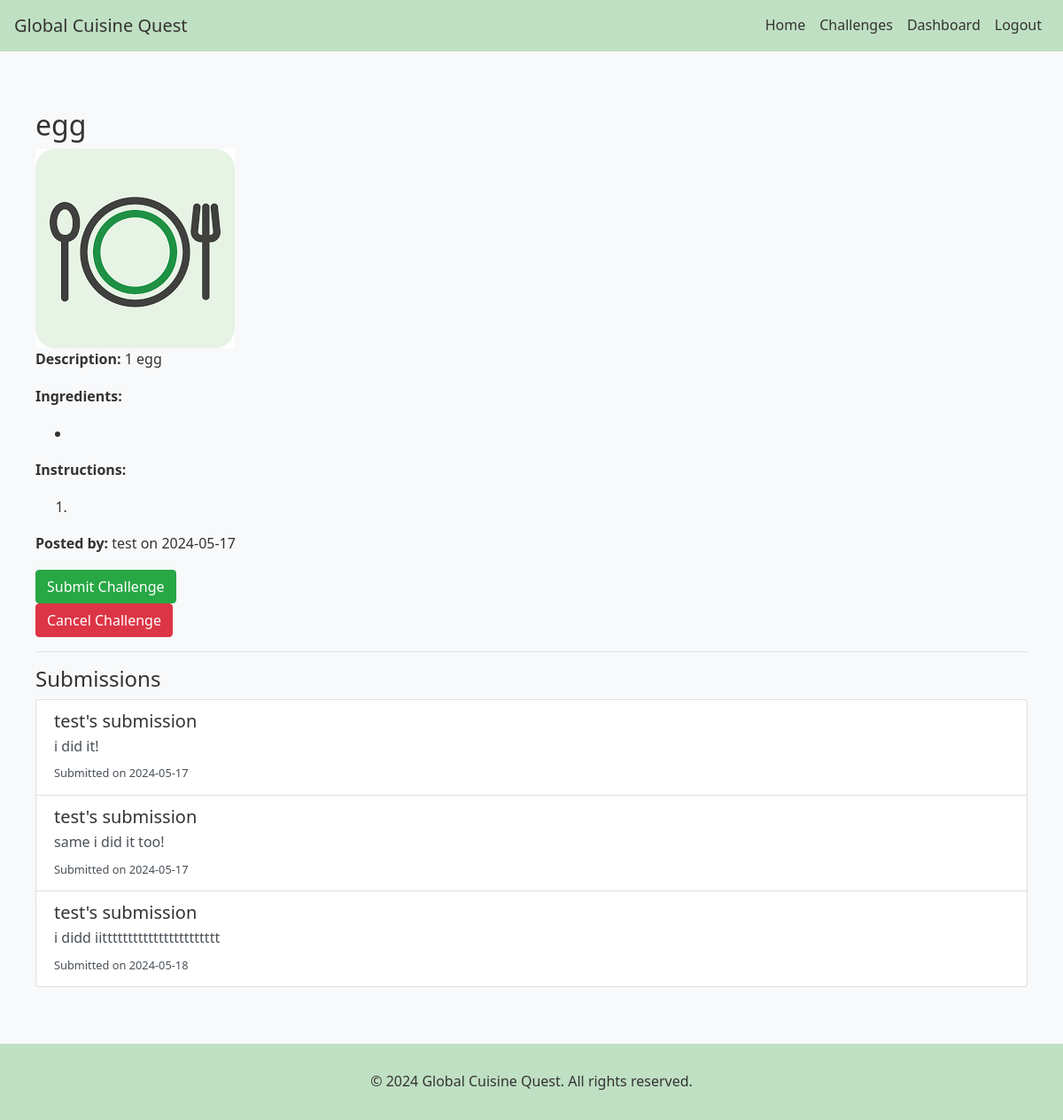
The page /challenge/4 (signed in) on the database its author committed.
### globalcuisine/models.py (models this page shows, shortened)
class Challenge(db.Model):
    id = db.Column(db.Integer, primary_key=True)
    title = db.Column(db.String(100), nullable=False)
    recipe_type = db.Column(db.String(100), nullable=False)
    description = db.Column(db.Text, nullable=False)
    is_recipe = db.Column(db.Boolean, nullable=False)
    ingredients = db.Column(db.Text, nullable=False)
    recipe_instructions = db.Column(db.Text, nullable=False)
    created_at = db.Column(db.DateTime, nullable=False, default=datetime.utcnow)
    cuisine_type = db.Column(db.String(100))  # Make sure this line exists
    cuisine_style = db.Column(db.String(100))  # Make sure this line exists
    difficulty_level = db.Column(db.String(50), nullable=False)
    image_filename = db.Column(db.String(255))
    user_id = db.Column(db.Integer, db.ForeignKey('user.id'), nullable=False)
    submissions = db.relationship('Submission', backref='challenge', lazy=True)
    active_users = db.relationship('ActiveChallenge', backref='challenge', lazy=True)
    completed_users = db.relationship('CompletedChallenge', backref='challenge', lazy=True)

class User(UserMixin, db.Model):
    id = db.Column(db.Integer, primary_key=True)
    username = db.Column(db.String(100), unique=True, nullable=False)
    email = db.Column(db.String(120), unique=True, nullable=False)
    password_hash = db.Column(db.String(128))
    challenges = db.relationship('Challenge', backref='author', lazy=True)
    submissions = db.relationship('Submission', backref='user', lazy=True)
    active_challenges = db.relationship('ActiveChallenge', backref='user', lazy=True)
    completed_challenges = db.relationship('CompletedChallenge', backref='user', lazy=True)

class Submission(db.Model):
    id = db.Column(db.Integer, primary_key=True)
    comment = db.Column(db.Text)
    created_at = db.Column(db.DateTime, nullable=False, default=datetime.utcnow)
    user_id = db.Column(db.Integer, db.ForeignKey('user.id'), nullable=False)
    challenge_id = db.Column(db.Integer, db.ForeignKey('challenge.id'), nullable=False)

### globalcuisine/main.py (the view)
@main.route('/challenge/<int:challenge_id>')
@login_required
def challenge_detail(challenge_id):
    challenge = Challenge.query.get_or_404(challenge_id)
    active_challenge = ActiveChallenge.query.filter_by(user_id=current_user.id, challenge_id=challenge_id).first()
    completed_challenge = CompletedChallenge.query.filter_by(user_id=current_user.id, challenge_id=challenge_id).first()
    submissions = Submission.query.filter_by(challenge_id=challenge_id).all()
    return render_template('challenge_detail.html', challenge=challenge, active_challenge=active_challenge,
                           completed_challenge=completed_challenge, submissions=submissions)

### globalcuisine/templates/challenge_detail.html
{% extends "base.html" %}
{% block content %}
<div class="container mt-4">
    <h2>{{ challenge.title }}</h2>
    <img src="{{ url_for('static', filename='images/' ~ challenge.image_filename) }}" alt="{{ challenge.title }}" class="img-fluid">
    <p><strong>Description:</strong> {{ challenge.description }}</p>
    <p><strong>Ingredients:</strong></p>
    <ul>
        {% for ingredient in challenge.ingredients.split(',') %}
            <li>{{ ingredient }}</li>
        {% endfor %}
    </ul>
    <p><strong>Instructions:</strong></p>
    <ol>
        {% for step in challenge.recipe_instructions.split(',') %}
            <li>{{ step }}</li>
        {% endfor %}
    </ol>
    <p><strong>Posted by:</strong> {{ challenge.author.username }} on {{ challenge.created_at.strftime('%Y-%m-%d') }}</p>
    {% if current_user.is_authenticated %}
        {% if active_challenge %}
            <form action="{{ url_for('main.submit_challenge', challenge_id=challenge.id) }}" method="post">
                <button type="submit" class="btn btn-success">Submit Challenge</button>
            </form>
            <form action="{{ url_for('main.cancel_challenge', challenge_id=challenge.id) }}" method="post" style="display:inline;">
                <button type="submit" class="btn btn-danger">Cancel Challenge</button>
            </form>
        {% elif completed_challenge %}
            <p>You have completed this challenge.</p>
        {% else %}
            <form action="{{ url_for('main.accept_challenge', challenge_id=challenge.id) }}" method="post">
                <button type="submit" class="btn btn-primary">Accept Challenge</button>
            </form>
        {% endif %}
    {% else %}
        <p><a href="{{ url_for('auth.login') }}">Log in</a> to accept or submit this challenge.</p>
    {% endif %}
    <hr>
    <h4>Submissions</h4>
    {% if submissions %}
        <div class="list-group">
            {% for submission in submissions %}
                <a href="#" class="list-group-item list-group-item-action">
                    <h5 class="mb-1">{{ submission.user.username }}'s submission</h5>
                    <p class="mb-1">{{ submission.comment | truncate(100) }}</p>
                    <small>Submitted on {{ submission.created_at.strftime('%Y-%m-%d') }}</small>
                </a>
            {% endfor %}
        </div>
    {% else %}
        <p>No submissions yet. Be the first to accept and complete this challenge!</p>
    {% endif %}
</div>
{% endblock %}

### globalcuisine/static/css/style.css (style rules this page uses)
body { font-family: 'Segoe UI', Tahoma, Geneva, Verdana, sans-serif; background-color: #f8f9fa; color: #333; line-height: 1.6; display: flex; flex-direction: column; min-height: 100vh; }
.container { max-width: 1200px; margin: 0 auto; padding: 20px; }
h1, h2, h3, h4, h5, h6 { color: #333; }
p { margin-bottom: 1em; }

### rows shown on the page
Challenge: title "egg", image_filename (placeholder picture), description "1 egg", created_at "2024-05-17"
User: author.username "test"
Submission: user.username "test", comment "i did it!", created_at "2024-05-17"
Submission: user.username "test", comment "same i did it too!", created_at "2024-05-17"
Submission: user.username "test", comment "i didd iittttttttttttttttttttttt", created_at "2024-05-18"
